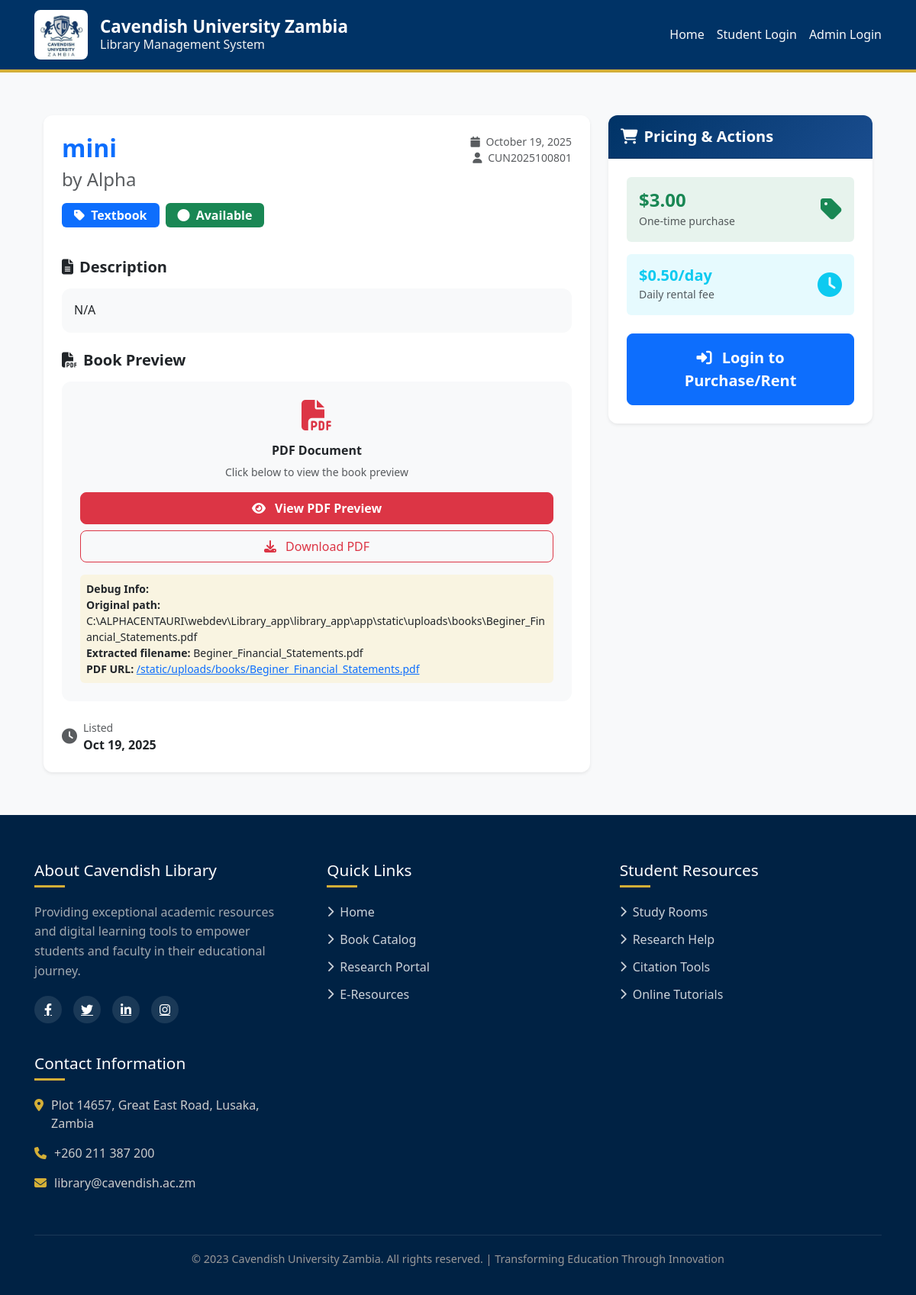
Page /books/book/1 on the earlier database version.
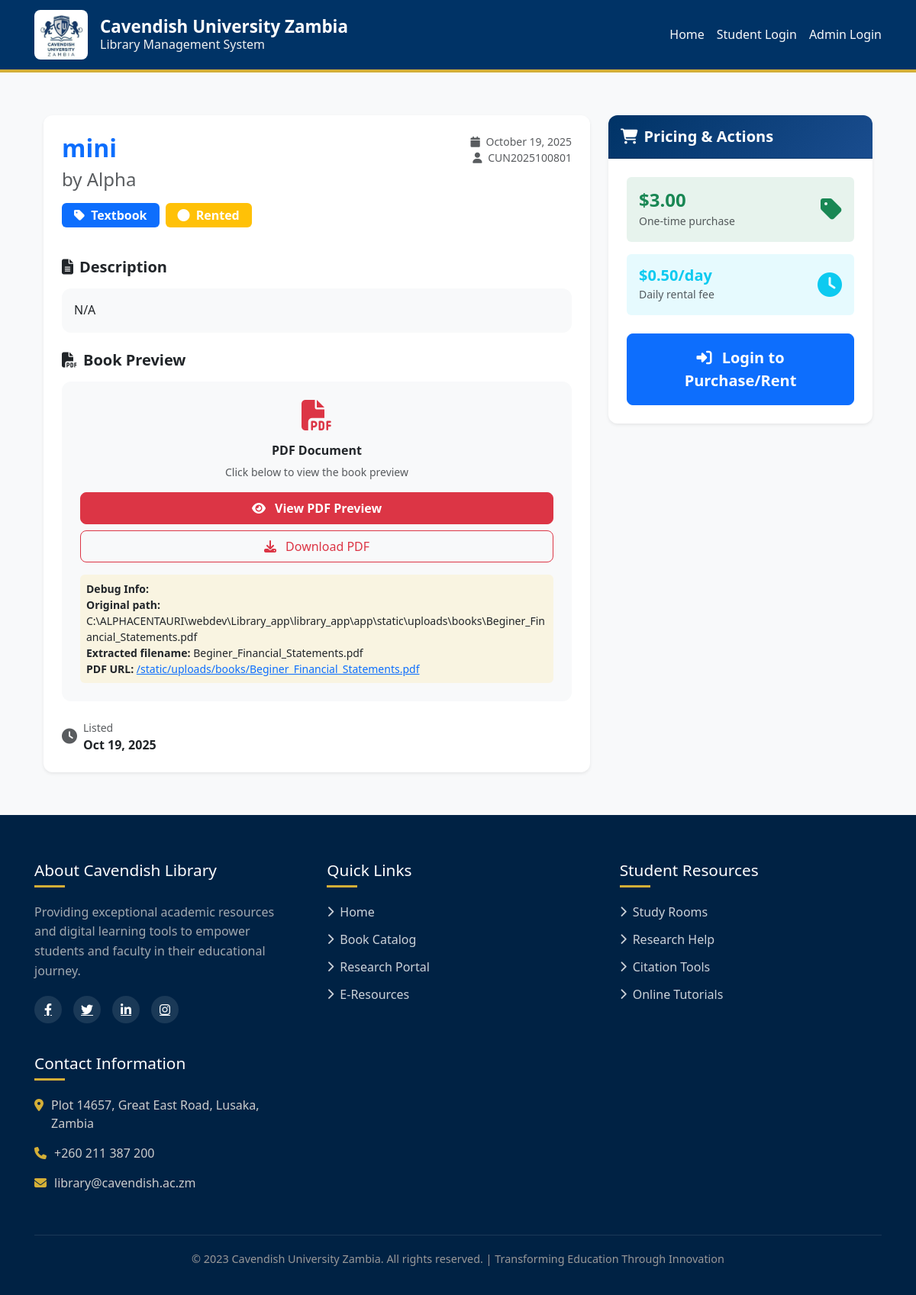
Same page on the later database version.
### app/models.py (models this page shows, shortened)
class Book(db.Model):
    __tablename__ = 'books'
    book_id = db.Column(db.Integer, primary_key=True)
    title = db.Column(db.String(200), nullable=False, index=True)
    author = db.Column(db.String(100), nullable=False)
    isbn = db.Column(db.String(20))
    description = db.Column(db.Text)
    price = db.Column(db.Float, default=0.0)  # Sale price
    rental_fee = db.Column(db.Float, default=0.0)  # Daily rental fee
    file_path = db.Column(db.String(500))
    status = db.Column(db.String(20), default='available')  # available, rented, sold
    category = db.Column(db.String(50))
    uploaded_by = db.Column(db.Integer, db.ForeignKey('users.user_id'), nullable=False)
    created_at = db.Column(db.DateTime, default=datetime.utcnow)
    updated_at = db.Column(db.DateTime, default=datetime.utcnow, onupdate=datetime.utcnow)
    transactions = db.relationship('Transaction', backref='book', lazy='dynamic')

### app/books/routes.py (the view)
@bp.route('/book/<int:book_id>')
def book_detail(book_id):
    book = Book.query.get_or_404(book_id)
    return render_template('books/book_detail.html', title=book.title, book=book)

### app/books/templates/books/book_detail.html (shortened to what the changed rows need)
{% extends "base.html" %}
{% block content %}
<div class="container-fluid py-4">
    <div class="row">
        <div class="col-lg-8">
            <div class="card shadow-sm border-0">
                <div class="card-body p-4">
                    <div class="d-flex justify-content-between align-items-start mb-4">
                        <div>
                            <h1 class="h2 fw-bold text-primary mb-2">{{ book.title }}</h1>
                            <h4 class="text-muted mb-3">by {{ book.author }}</h4>
                            <div class="d-flex gap-2 mb-3">
                                <span class="badge bg-primary fs-6 px-3 py-2">
                                    <i class="fas fa-tag me-1"></i>
                                    {{ book.category|replace('-', ' ')|title }}
                                </span>
                                <span class="badge bg-{{ 'success' if book.status == 'available' else 'warning' }} fs-6 px-3 py-2">
                                    <i class="fas fa-circle me-1"></i>
                                    {{ book.status|title }}
                                </span>
                            </div>
                        </div>
                        <div class="text-end">
                            <div class="text-muted small">
                                <i class="fas fa-calendar me-1"></i>
                                {{ book.created_at.strftime('%B %d, %Y') }}
                            </div>
                            <div class="text-muted small">
                                <i class="fas fa-user me-1"></i>
                                {{ book.uploader.username }}
                            </div>
                        </div>
                    </div>
                    {% if book.description %}
                    <div class="mb-4">
                        <h5 class="fw-bold text-dark mb-3">
                            <i class="fas fa-file-alt me-2"></i>Description
                        </h5>
                        <div class="card bg-light border-0">
                            <div class="card-body">
                                <p class="card-text mb-0" style="line-height: 1.6;">{{ book.description }}</p>
                            </div>
                        </div>
                    </div>
                    {% endif %}
                    {% if book.file_path %}
                    <div class="mb-4">
                        <h5 class="fw-bold text-dark mb-3">
                            <i class="fas fa-file-pdf me-2"></i>Book Preview
                        </h5>
                        <div class="card border-0 bg-light">
                            <div class="card-body text-center p-4">
                                <div class="mb-3">
                                    <i class="fas fa-file-pdf text-danger fs-1"></i>
                                </div>
                                <h6 class="fw-bold mb-2">PDF Document</h6>
                                <p class="text-muted small mb-3">Click below to view the book preview</p>
                                {% set filename = book.file_path.split('\\')[-1] %}
                                {% set filename = filename.split('/')[-1] %}
                                {% set pdf_url = url_for('static', filename='uploads/books/' + filename) %}
                                <div class="d-grid gap-2">
                                    <a href="{{ pdf_url }}"
                                       class="btn btn-danger fw-bold py-2"
                                       target="_blank"
                                       onclick="handlePdfPreview(this)">
                                        <i class="fas fa-eye me-2"></i>
                                        View PDF Preview
                                    </a>
                                    <a href="{{ pdf_url }}"
                                       class="btn btn-outline-danger py-2"
                                       download="{{ filename }}">
                                        <i class="fas fa-download me-2"></i>
                                        Download PDF
                                    </a>
                                </div>
                                <div class="mt-3 p-2 bg-warning bg-opacity-10 rounded small text-start">
                                    <strong>Debug Info:</strong><br>
                                    <strong>Original path:</strong> {{ book.file_path }}<br>
                                    <strong>Extracted filename:</strong> {{ filename }}<br>
                                    <strong>PDF URL:</strong> <a href="{{ pdf_url }}" target="_blank" class="text-primary">{{ pdf_url }}</a>
                                </div>
                            </div>
                        </div>
                    </div>
                    {% endif %}
                    <div class="row g-3">
                        <div class="col-md-6">
                            <div class="d-flex align-items-center">
                                <div>
                                    <small class="text-muted d-block">Listed</small>
                                    <strong>{{ book.created_at.strftime('%b %d, %Y') }}</strong>
                                </div>
                            </div>
                        </div>
                    </div>
                </div>
            </div>
        </div>
        <div class="col-lg-4">
            <div class="card shadow-sm border-0 sticky-top" style="top: 20px;">
                <div class="card-body p-4">
                    <div class="mb-4">
                        {% if book.price > 0 %}
                        <div class="d-flex justify-content-between align-items-center mb-3 p-3 bg-success bg-opacity-10 rounded">
                            <div>
                                <h4 class="fw-bold text-success mb-0">${{ "%.2f"|format(book.price) }}</h4>
                                <small class="text-muted">One-time purchase</small>
                            </div>
                            <i class="fas fa-tag text-success fs-2"></i>
                        </div>
                        {% endif %}
                        {% if book.rental_fee > 0 %}
                        <div class="d-flex justify-content-between align-items-center mb-3 p-3 bg-info bg-opacity-10 rounded">
                            <div>
                                <h5 class="fw-bold text-info mb-0">${{ "%.2f"|format(book.rental_fee) }}/day</h5>
                                <small class="text-muted">Daily rental fee</small>
                            </div>
                            <i class="fas fa-clock text-info fs-2"></i>
                        </div>
                        {% endif %}
                    </div>
                </div>
            </div>
        </div>
    </div>
</div>
{% endblock %}

Differences in the rows shown:
changed Book "mini": status "Available" → "Rented"
